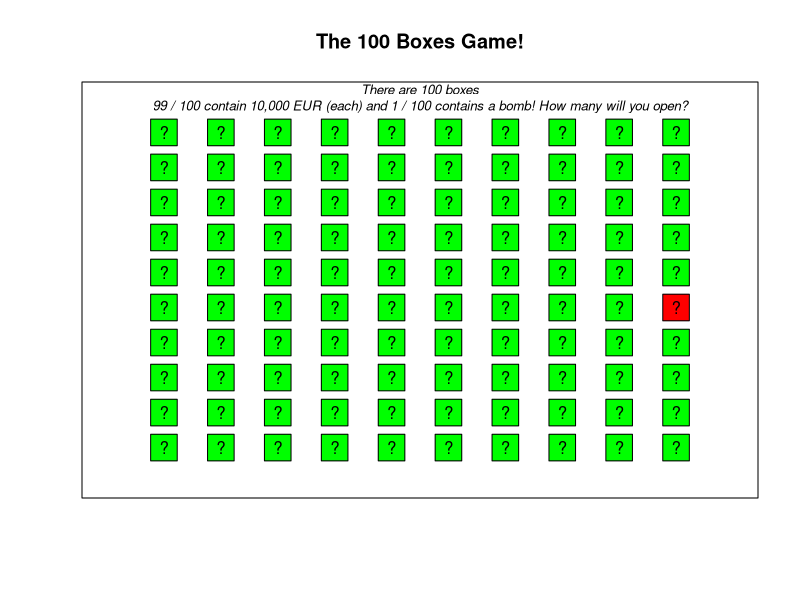

Recreate this plot in R.
## ---- chunk 1
knitr::opts_chunk$set(fig.width=12, fig.height=8,
                      echo=TRUE, warning=FALSE, message=FALSE)
## ---- chunk 2
# Plot of the Boxes Game

# Plotting space
plot(1, 
     xlim = c(0, 11), 
     ylim = c(0, 11),
     xlab = "", ylab = "", main = "The 100 Boxes Game!", 
     type = "n", xaxt = "n", yaxt = "n")

text(x = 5.5,
     y = 11, 
     labels = "There are 100 boxes\n99 / 100 contain 10,000 EUR (each) and 1 / 100 contains a bomb! How many will you open?", 
     font = 3,    # Italic font
     cex = .8)    # Slightly smaller font size

# Boxes
points(x = rep(1:10, times = 10), 
       y = rep(1:10, each = 10), 
       pch = 22, 
       cex = 4, 
       bg = sample(c(rep("green", 99), "red")))

# Labels
points(x = rep(1:10, times = 10), 
       y = rep(1:10, each = 10), 
       pch = "?")
## ---- chunk 3
# This vector represents the room of 100 boxes
room_100 <- c(rep(10, 99), -Inf)
## ---- chunk 4
open <- 0  # How many do you want to open?
## ---- chunk 5
# Run this chunk to create the function
boxes_game <- function(open, 
                       room) {
  
# Outcome if no boxes are opened
  
if(open == 0) {
  
  print("You didn't open any boxes! You earned nothing but are still alive")}

# If at least 1 box is opened...
  
if(open > 0) {
  
  # Calculate the result
  result <- sample(x = room,
                   size = open)

# If -Inf (the bomb) is in the result...
if(-Inf %in% result) {
  
  print(paste("You're dead!!! You opened ", open, 
              " boxes and got the bomb!!!", sep = ""))}

# If -Inf (the bomb) is NOT in the result...
if((-Inf %in% result) == FALSE) {
  
  print(paste("Congratulations!!! You opened ", open, 
              " boxes and earned ", sum(result), 
              " Thousand Euros! Don't you want to play again? :)", sep = ""))}
}
  
}
